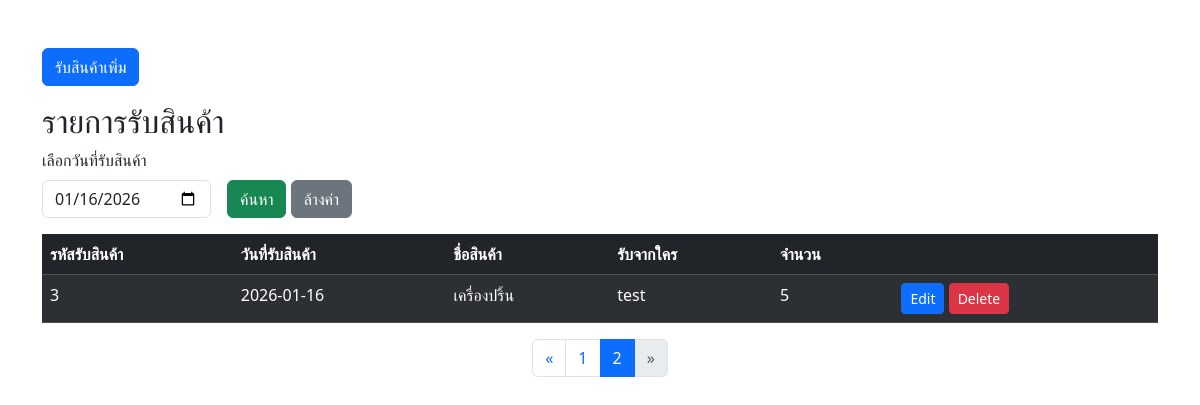
The app's page /receive.php?page_receive=2&receive_date=2026-01-16 with its own data.
### tables this page shows
CREATE TABLE `getmast` (
  `Get_ID` int(11) NOT NULL,
  `Get_Date` date NOT NULL DEFAULT current_timestamp() COMMENT 'วันที่รับ\r\nวันที่รับสินค้า',
  `Get_Product_ID` int(11) NOT NULL COMMENT 'รหัสสินค้า',
  `Get_Num` double NOT NULL COMMENT 'จำนวน',
  `Get_Name` varchar(250) NOT NULL COMMENT 'รับสินค้าจากใคร'
);

CREATE TABLE `productmast` (
  `Product_ID` int(11) NOT NULL COMMENT 'รหัสสินค้า',
  `Product_Name` varchar(250) NOT NULL COMMENT 'ชื่อสินค้า',
  `Product_Cost` double NOT NULL COMMENT 'ราคาต้นทุน',
  `Product_Price` double NOT NULL COMMENT 'ราคาขาย',
  `Product_Stock` double NOT NULL COMMENT 'สต๊อก'
);

### receive.php (the view, shortened to what this page needs)
<?php
$servername = "localhost";
$username = "root";
$password = "";
$database = "db_edt";
$connection = new mysqli($servername, $username, $password, $database);
$filter_date = isset($_GET['receive_date']) ? $_GET['receive_date'] : '';
$where_receive = "";
if (!empty($filter_date)) {
    $where_receive = "WHERE DATE(g.Get_Date) = '$filter_date'";
}
$limit_receive = 5;
$page_receive = isset($_GET['page_receive']) ? (int) $_GET['page_receive'] : 1;
$page_receive = max($page_receive, 1);
$offset_receive = ($page_receive - 1) * $limit_receive;
$total_receive = $connection->query("
    SELECT COUNT(*) AS total
    FROM getmast g
    $where_receive
")->fetch_assoc()['total'];
$total_pages_receive = ceil($total_receive / $limit_receive);
?>
<!DOCTYPE html>
<html lang="en">
<head>
    <link href="https://cdn.jsdelivr.net/npm/bootstrap@5.3.8/dist/css/bootstrap.min.css" rel="stylesheet">
</head>
<body>
    <div class="container my-5">
        <div class="mb-3">
            <a class="btn btn-primary" href="/work/addreceive.php">รับสินค้าเพิ่ม</a>
        </div>
        <h2>รายการรับสินค้า</h2>
        <form method="get" class="row g-3 mb-3 align-items-end">
            <div class="col-auto">
                <label class="form-label">เลือกวันที่รับสินค้า</label>
                <input type="date" name="receive_date" class="form-control"
                    value="<?= htmlspecialchars($filter_date) ?>">
            </div>
            <div class="col-auto">
                <button type="submit" class="btn btn-success">ค้นหา</button>
                <a href="receive.php" class="btn btn-secondary">ล้างค่า</a>
            </div>
        </form>
        <table class="table table-dark table-striped">
            <thead>
                <tr>
                    <th>รหัสรับสินค้า</th>
                    <th>วันที่รับสินค้า</th>
                    <th>ชื่อสินค้า</th>
                    <th>รับจากใคร</th>
                    <th>จำนวน</th>
                    <th></th>
                </tr>
            </thead>
            <tbody>
                <?php
                $sql = "SELECT g.*, p.Product_Name
        FROM getmast g
        LEFT JOIN productmast p ON g.Get_Product_ID = p.Product_ID
        $where_receive
        ORDER BY g.Get_ID DESC
        LIMIT $limit_receive OFFSET $offset_receive";
                $result = $connection->query($sql);
                if ($result->num_rows === 0) {
                    echo "
                    <tr>
                        <td colspan='6' class='text-center text-warning'>
                            ไม่พบข้อมูล
                        </td>
                    </tr>";
                } else {
                    while ($row = $result->fetch_assoc()) {
                        echo "
                        <tr>
                            <td>{$row['Get_ID']}</td>
                            <td>{$row['Get_Date']}</td>
                            <td>{$row['Product_Name']}</td>
                            <td>{$row['Get_Name']}</td>
                            <td>{$row['Get_Num']}</td>
                            <td>
                                <a class='btn btn-primary btn-sm' href='editreceive.php?id={$row['Get_ID']}'>Edit</a>
                                <a class='btn btn-danger btn-sm' href='deletereceive.php?id={$row['Get_ID']}'>Delete</a>
                            </td>
                        </tr>";
                    }
                }
                ?>
            </tbody>
        </table>
        <?php
        $range_receive = 2;
        $start_receive = max(1, $page_receive - $range_receive);
        $end_receive = min($total_pages_receive, $page_receive + $range_receive);
        ?>
        <?php if ($total_pages_receive > 1): ?>
            <nav class="d-flex justify-content-center">
                <ul class="pagination">
                    <li class="page-item <?= ($page_receive <= 1) ? 'disabled' : '' ?>">
                        <a class="page-link" href="?page_receive=<?= $page_receive - 1 ?>&receive_date=<?= $filter_date ?>">
                            &laquo;
                        </a>
                    </li>
                    <?php for ($i = $start_receive; $i <= $end_receive; $i++): ?>
                        <li class="page-item <?= ($i == $page_receive) ? 'active' : '' ?>">
                            <a class="page-link" href="?page_receive=<?= $i ?>&receive_date=<?= $filter_date ?>">
                                <?= $i ?>
                            </a>
                        </li>
                    <?php endfor; ?>
                    <li class="page-item <?= ($page_receive >= $total_pages_receive) ? 'disabled' : '' ?>">
                        <a class="page-link" href="?page_receive=<?= $page_receive + 1 ?>&receive_date=<?= $filter_date ?>">
                            &raquo;
                        </a>
                    </li>
                </ul>
            </nav>
        <?php endif; ?>
    </div>
</body>
</html>

### records on screen
getmast: Get_ID "3", Get_Date "2026-01-16", productmast.Product_Name "เครื่องปริ้น", Get_Name "test", Get_Num "5"
